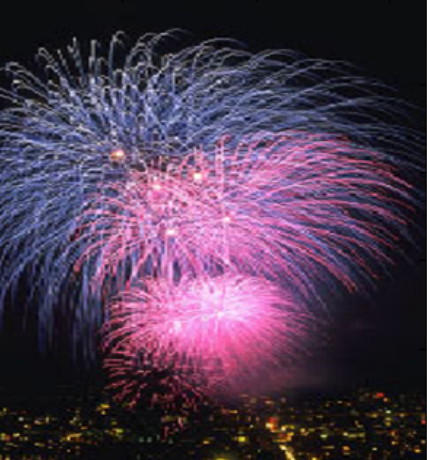
#> input picture ImageCompression/original.png, 427 x 460 px
$ python test.py
#> lines starting #> are read from the running program, lines starting #| are printed output that depends on the picture
import numpy as np
import cv2

def show(imm,nam):
	cv2.imshow(nam,imm/255)
	cv2.waitKey(0)
	cv2.destroyAllWindows()

############################################
#basic setting
M =np.array([[0.299,0.587,0.114],[-0.169,-0.331,0.500],[0.500,-0.419,-0.081]])

img = cv2.imread('original.png')
#> img is the input picture: shape (460, 427, 3); mean B, G, R 80.2, 57.3, 77.8
b,g,r=cv2.split(img)
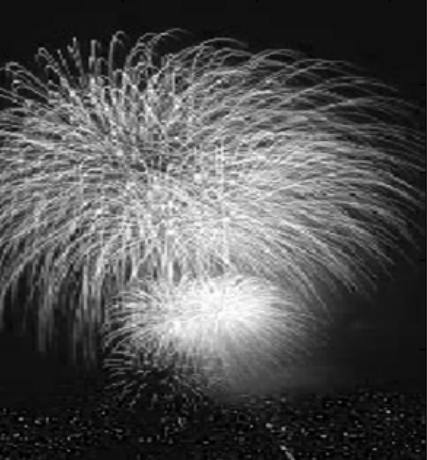
#> b: shape (460, 427); min 0, max 254, mean 80.2
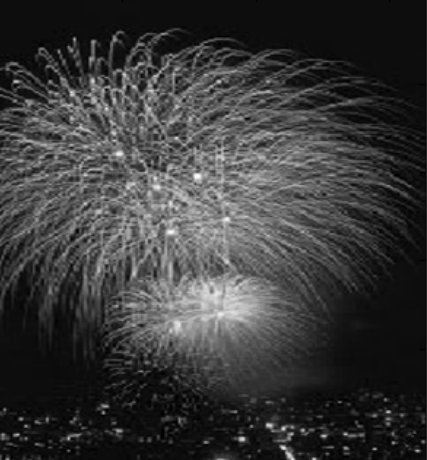
#> g: shape (460, 427); min 0, max 255, mean 57.3
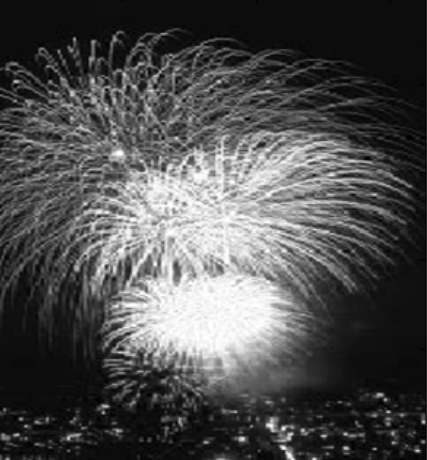
#> r: shape (460, 427); min 0, max 255, mean 77.8

rows=b.shape[0]
#> rows = 460
col=b.shape[1]
#> col = 427


###############################################3
#conversion of rgb to ycbcr
Y=np.zeros((rows,col), dtype = float)#np.zeros((rows,col), dtype = float)#dtype=np.uint8
cb=np.zeros((rows,col), dtype = float)
cr=np.zeros((rows,col), dtype = float)

for i in range(rows):
	for j in range(col):
		bp=b[i,j]
		gp=g[i,j]
		rp=r[i,j]

		temp=np.array([rp,gp,bp]).transpose()
		res=np.matmul(M,temp)
		Y[i,j]=res[0]#(0.299*rp+0.587*gp+0.114*bp)#res[0]
		cb[i,j]=res[1]#(-0.169*rp-0.331*gp+0.5*bp)#res[1]
		cr[i,j]=res[2]#(0.5*rp-0.419*gp-0.081*bp)#res[2]
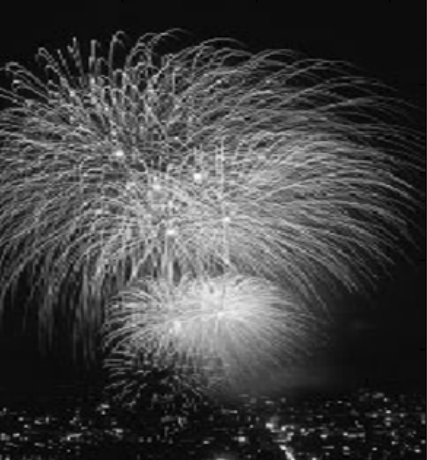
#> Y: shape (460, 427) float64; min 0, max 252.7, mean 66
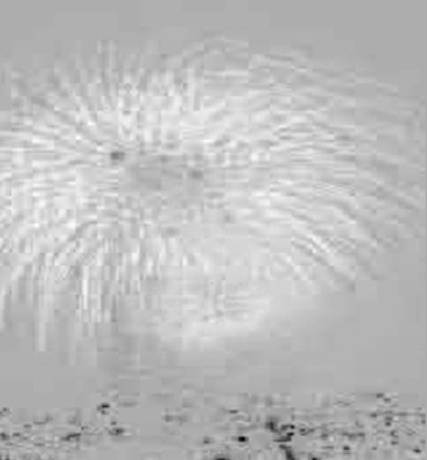
#> cb: shape (460, 427) float64; min -79.01, max 38.52, mean 8; drawn with min black and max white
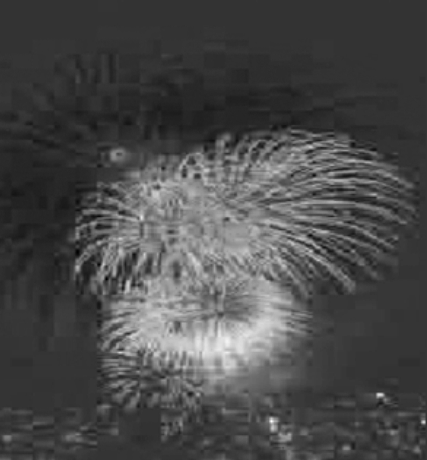
#> cr: shape (460, 427) float64; min -20.88, max 79.3, mean 8.4; drawn with min black and max white

show(Y,'y channel')
############################################
#implement 4:2:0 compression
hr=int(rows/2)
#> hr = 230
if (rows%2)!=0:
	hr+=1

hc=int(col/2)
#> hc = 213
if (col%2)!=0:
	hc+=1
#> hc = 214

CB=np.zeros((hr,hc), dtype = float)
CR=np.zeros((hr,hc), dtype = float)


#for m in range(0,7,2):
#	print(m)


ridx=0
cidx=0

for i in range(0,rows,2):
	cidx=0
	for j in range(0,col,2):
		p1=0
		p2=0
		p3=0
		p4=0

		p1p=0
		p2p=0
		p3p=0
		p4p=0

		con1=False
		con2=False

		if (i+1)<rows:
			con1=True
		if (j+1)<col:
			con2=True

		p1 = cb[i,j]
		p1p= cr[i,j]

		if con2:
			p2=cb[i,j+1]
			p2p=cr[i,j+1]
		else:
			p2=cb[i,j]
			p2p=cr[i,j]

		if con1:
			p3=cb[i+1,j]
			p3p=cr[i+1,j]
		else:
			p3=cb[i,j]
			p3p=cr[i,j]

		if con1 and con2:
			p4=cb[i+1,j+1]
			p4p=cr[i+1,j+1]
		else:
			if not con1:
				p4=p2
				p4p=p2p
			else:
				p4=p3
				p4p=p3p


		CB[ridx,cidx]=(p1+p2+p3+p4)/4
		CR[ridx,cidx]=(p1p+p2p+p3p+p4p)/4

		cidx+=1

	ridx+=1
#> after the loop, ridx = 230

cv2.imwrite('cb.png',CB)
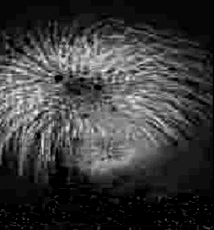
#> saved as cb.png: shape (230, 214); min 0, max 37, mean 8.6; drawn with min black and max white
cv2.imwrite('cr.png',CB)
#####################################
#reconstruction
rCB=np.zeros((rows,col), dtype = float)
rCR=np.zeros((rows,col), dtype = float)

row1=0
row2=0
col1=0
col2=0
#################3

for i in range(rCB.shape[0]):
	##################
	if i%2==0:
		row1=int(i/2)
		row2=int(i/2)
	else:
		row1=int((i-1)/2)
		if (i+1)<rCB.shape[0]:
			row2=int((i+1)/2)
		else:
			row2=row1
	###########################
	for j in range(rCB.shape[1]):

		if j%2==0:
			col1=int(j/2)
			col2=int(j/2)
		else:
			col1=int((j-1)/2)
			if (j+1)<rCB.shape[1]:
				col2=int((j+1)/2)
			else:
				col2=col1

		##
		rCR[i,j]=(CR[row1,col1]+CR[row1,col2]+CR[row2,col1]+CR[row2,col2])/4
		rCB[i,j]=(CB[row1,col1]+CB[row1,col2]+CB[row2,col1]+CB[row2,col2])/4

#####################################
#convert from ycbcr to rgb
R=np.zeros((rows,col), dtype = float)
G=np.zeros((rows,col), dtype = float)
B=np.zeros((rows,col), dtype = float)

Minv=np.linalg.inv(M)
#> Minv = [[1, -0.000927, 1.4], [1, -0.344, -0.714], [1, 1.77, 0.00099]]

for i in range(rows):
	for j in range(col):

#		yp=Y[i,j]
#		cbp=cb[i,j]
#		crp=cr[i,j]


		temp=np.array([Y[i,j],cb[i,j],cr[i,j]]).transpose()#rCB[i,j],rCR[i,j]
		res=np.matmul(Minv,temp)
		R[i,j]=res[0]#(yp*1+cbp*0+1.402*crp)#res[0]
		G[i,j]=res[1]#(yp*1-0.344*cbp-0.714*crp)#res[1]
		B[i,j]=res[2]#(yp*1+1.772*cbp+crp*0)#res[2]


image_merge = cv2.merge([B, G, R])
show(image_merge,'reconstruction')

cv2.imwrite('reconstruction.png',image_merge)
